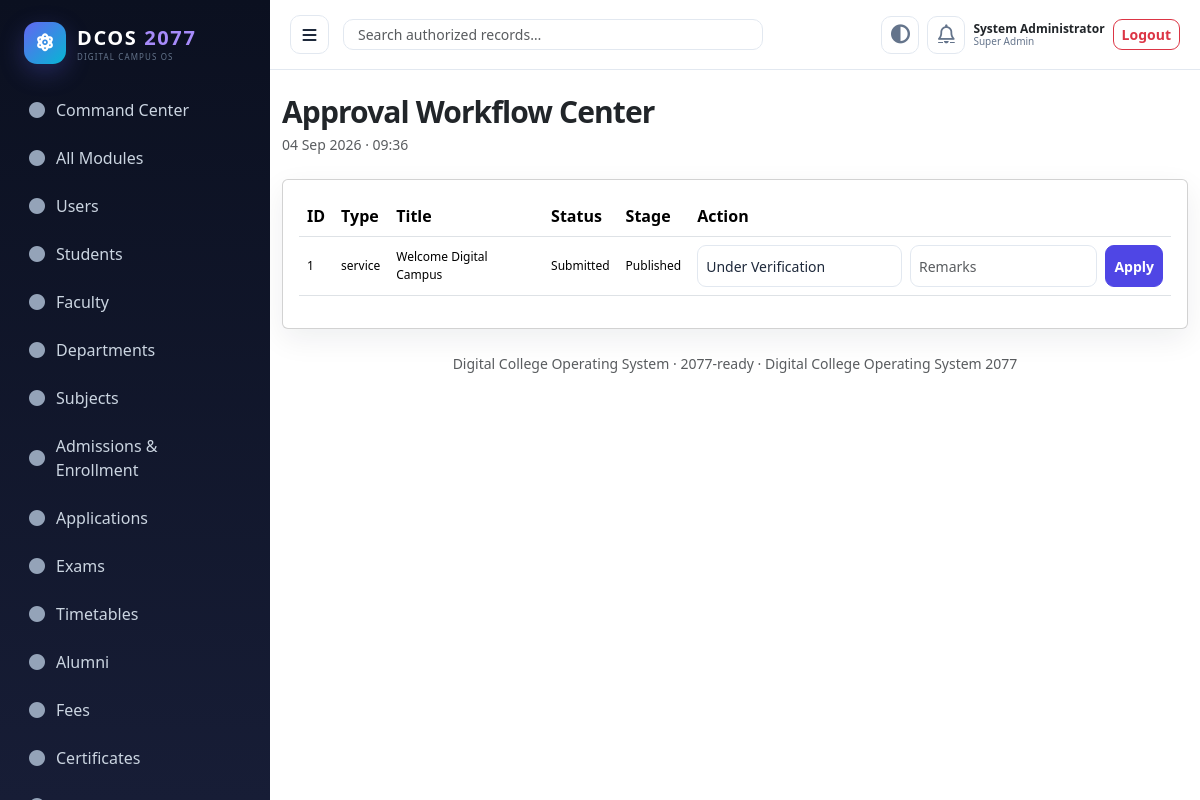
Page /admin/approvals.php (signed in) on the committed database.
### tables this page shows
CREATE TABLE applications(id BIGINT AUTO_INCREMENT PRIMARY KEY,applicant_user_id INT,application_type VARCHAR(80),title VARCHAR(200),description TEXT,status VARCHAR(40) DEFAULT 'Draft',owner_role VARCHAR(80),current_stage VARCHAR(80),created_at TIMESTAMP DEFAULT CURRENT_TIMESTAMP,updated_at TIMESTAMP DEFAULT CURRENT_TIMESTAMP ON UPDATE CURRENT_TIMESTAMP,FOREIGN KEY(applicant_user_id) REFERENCES users(id));

### config/database.php (called while the page is built, shortened)
<?php
function db(): PDO {
    $host=getenv('CMS_DB_HOST') ?: '127.0.0.1'; $name=getenv('CMS_DB_NAME') ?: 'college_management';
    $user=getenv('CMS_DB_USER') ?: 'root'; $pass=getenv('CMS_DB_PASS') ?: '';
    $dsn="mysql:host={$host};dbname={$name};charset=utf8mb4";
    $pdo=new PDO($dsn,$user,$pass,[PDO::ATTR_ERRMODE=>PDO::ERRMODE_EXCEPTION,PDO::ATTR_DEFAULT_FETCH_MODE=>PDO::FETCH_ASSOC,PDO::ATTR_EMULATE_PREPARES=>false]);
    return $pdo;
}

### helpers/security.php (called while the page is built, shortened)
<?php
function e($v){return htmlspecialchars((string)$v,ENT_QUOTES,'UTF-8');}

### admin/approvals.php (the view)
<?php require_once __DIR__.'/../includes/bootstrap.php';require_role('Super Admin','College Admin','Principal','HOD');check_csrf();if($_SERVER['REQUEST_METHOD']==='POST'){try{$id=(int)$_POST['id'];$status=trim($_POST['status']);$remarks=trim($_POST['remarks']);db()->beginTransaction();db()->prepare('UPDATE applications SET status=?,current_stage=?,updated_at=NOW() WHERE id=?')->execute([$status,$status,$id]);db()->prepare('INSERT INTO application_history(application_id,status,stage,remarks,changed_by) VALUES(?,?,?,?,?)')->execute([$id,$status,$status,$remarks,actor_id()]);db()->commit();AuditService::log('APPROVAL','applications',$id,'Application '.$status);$_SESSION['flash']=['success','Application updated'];}catch(Throwable $e){if(db()->inTransaction())db()->rollBack();$_SESSION['flash']=['danger',$e->getMessage()];}redirect('approvals.php');}$rows=db()->query('SELECT * FROM applications ORDER BY id DESC LIMIT 100')->fetchAll();page_top('Approval Workflow Center');flash();?><div class="card p-3 table-responsive"><table class="table"><tr><th>ID</th><th>Type</th><th>Title</th><th>Status</th><th>Stage</th><th>Action</th></tr><?php foreach($rows as $r):?><tr><td><?=e($r['id'])?></td><td><?=e($r['application_type'])?></td><td><?=e($r['title'])?></td><td><?=e($r['status'])?></td><td><?=e($r['current_stage'])?></td><td><form method="post" class="d-flex gap-2"><input type="hidden" name="csrf" value="<?=e(csrf_token())?>"><input type="hidden" name="id" value="<?=e($r['id'])?>"><select name="status" class="form-select form-select-sm"><option>Under Verification</option><option>Correction Required</option><option>Approved</option><option>Rejected</option><option>Admitted</option></select><input name="remarks" class="form-control form-control-sm" placeholder="Remarks"><button class="btn btn-sm btn-primary">Apply</button></form></td></tr><?php endforeach;?></table></div><?php page_bottom(); ?>

### assets/css/app.css (style rules this page uses)
:root { --primary:#4f46e5;--primary2:#6366f1;--secondary:#0ea5e9;--success:#10b981;--warning:#f59e0b;--danger:#ef4444;--info:#06b6d4;--bg:#f8fafc;--panel:#fff;--ink:#1e293b;--muted:#64748b;--line:#e2e8f0;--dark:#0f172a;--sidebar:#0b1020;--sidebar2:#171d36;--radius:14px;--shadow:0 10px 30px rgba(15,23,42,.07);--shadow-lg:0 24px 70px rgba(15,23,42,.15) }
* { box-sizing:border-box }
html { scroll-behavior:smooth }
body { margin:0;background:var(--bg);color:var(--ink);font-family:Inter,ui-sans-serif,system-ui,-apple-system,BlinkMacSystemFont,"Segoe UI",Roboto,Arial,sans-serif;font-size:14px;line-height:1.55 }
button,input,select,textarea { font:inherit }
.card { border:1px solid var(--line);box-shadow:var(--shadow);border-radius:var(--radius);background:var(--panel) }
.table tbody td { font-size:12px;vertical-align:middle }
.btn { border-radius:9px!important;font-weight:600!important }
.btn-primary { background:var(--primary)!important;border-color:var(--primary)!important }
.form-control,.form-select { border:1px solid var(--line)!important;border-radius:9px!important;background:var(--panel)!important;color:var(--ink)!important;min-height:42px }

### rows in the picture
applications: id "1", application_type "service", title "Welcome Digital Campus", status "Submitted", current_stage "Published"

### other values in the picture
$label "Command Center"
$label "All Modules"
$label "Users"
$label "Students"
$label "Faculty"
$label "Departments"
$label "Subjects"
$label "Admissions & Enrollment"
$label "Applications"
$label "Exams"
$label "Timetables"
$label "Alumni"
$label "Fees"
$label "Certificates"
$u['name'] "System Administrator"
